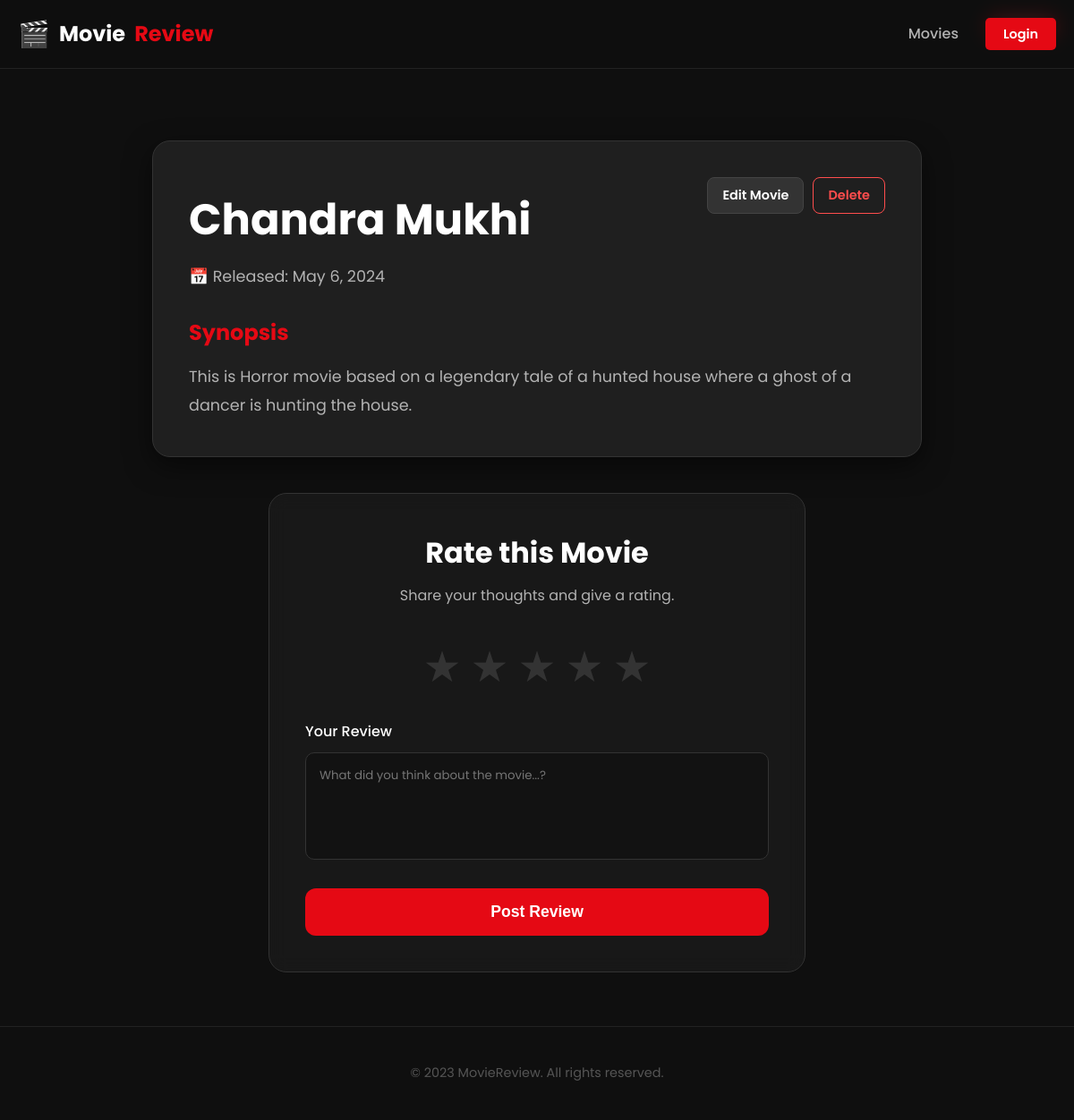
Screenshot of /movie/7 with the database file from the repository.
### core/models.py (models this page shows, shortened)
class Movie(models.Model):
    title = models.CharField(max_length=100)
    description = models.TextField()
    genre = models.ForeignKey(Genre,on_delete=models.CASCADE,related_name="movies")
    released_date = models.DateField()

### core/views.py (the view)
# urls.py: path("movie/<int:id>",movie_detail_view,name="details"),
def movie_detail_view(request,id):
    print(f"--- DEBUG: View reached for movie ID: {id} ---") # <--- ADD THIS
    movie = get_object_or_404(Movie, id=id)
    return render(request,"main/movie_details.html",{"movie":movie})

### core/models.py (called while the page is built)
    def __str__(self):
        return self.name

### templates/main/movie_details.html (shortened to what this page needs)
{% extends "base.html" %}
{% block content %}
    <div class="details-page">
        <div class="movie-profile">
            <div class="profile-header">
                <div class="movie-info">
                    <span class="genre-badge">{{movie.genre}}</span>
                    <h1>{{movie.title}}</h1>
                    <p class="release-date">📅 Released: {{movie.released_date}}</p>
                </div>
                <div class="admin-controls">
                    <a href="{% url 'edit' movie.id %}" class="btn-edit">Edit Movie</a>
                    <a href="{% url 'delete' movie.id %}" class="btn-delete">Delete</a>
                </div>
            </div>
            <div class="profile-body">
                <h3>Synopsis</h3>
                <p>{{movie.description}}</p>
            </div>
        </div>
        <div class="review-section">
            <div class="review-card">
                <h2>Rate this Movie</h2>
                <p>Share your thoughts and give a rating.</p>
                <form class="rating-form" method="post" action="{% url 'review' movie.id %}">
                    <div class="star-rating">
                        <div class="star-group">
                            <label for="5-star" title="5 stars">★</label>
                        </div>
                        <div class="star-group">
                            <label for="4-star" title="4 stars">★</label>
                        </div>
                        <div class="star-group">
                            <label for="3-star" title="3 stars">★</label>
                        </div>
                        <div class="star-group">
                            <label for="2-star" title="2 stars">★</label>
                        </div>
                        <div class="star-group">
                            <label for="1-star" title="1 star">★</label>
                        </div>
                    </div>
                    <div class="comment-group">
                        <label for="comment">Your Review</label>
                        <textarea name="comment" id="comment" placeholder="What did you think about the movie...?"{{data.comment}}>{{data.comment}}</textarea>
                    </div>
                    <button type="submit" class="btn-submit">Post Review</button>
                </form>
            </div>
        </div>
    </div>
{% endblock %}

### static/css/styles.css (style rules this page uses)
:root { --primary-color: #e50914; --bg-color: #0f0f0f; --header-bg: rgba(15, 15, 15, 0.85); --text-main: #ffffff; --text-dim: #b3b3b3; --transition: all 0.3s ease; }
* { box-sizing: border-box; margin: 0; padding: 0; }
body { background-color: var(--bg-color); color: var(--text-main); font-family: 'Poppins', sans-serif; line-height: 1.6; }
.genre-badge { position: absolute; top: 15px; right: 15px; background: var(--primary-color); color: white; font-size: 0.7rem; font-weight: 700; padding: 4px 12px; border-radius: 20px; text-transform: uppercase; z-index: 1; }
.release-date { font-size: 0.8rem; color: #777; }
.details-page { max-width: 900px; margin: 60px auto; padding: 0 20px; }
.movie-profile { background: #1f1f1f; border-radius: 20px; padding: 40px; border: 1px solid #333; box-shadow: 0 10px 30px rgba(0,0,0,0.5); margin-bottom: 40px; }
.profile-header { display: flex; justify-content: space-between; align-items: flex-start; margin-bottom: 30px; }
.movie-info h1 { font-size: 3rem; color: white; margin: 10px 0; }
.genre-badge { background: var(--primary-color); color: white; padding: 5px 15px; border-radius: 20px; font-size: 0.8rem; font-weight: bold; text-transform: uppercase; }
.release-date { color: var(--text-dim); font-size: 1.1rem; }
.admin-controls { display: flex; gap: 10px; }
.btn-edit, .btn-delete { text-decoration: none; padding: 8px 16px; border-radius: 8px; font-size: 0.9rem; font-weight: 600; transition: 0.3s; }
.btn-edit { background: #333; color: white; border: 1px solid #444; }
.btn-delete { background: transparent; color: #ff4d4d; border: 1px solid #ff4d4d; }
.profile-body h3 { color: var(--primary-color); margin-bottom: 15px; font-size: 1.5rem; }
.profile-body p { color: var(--text-dim); line-height: 1.8; font-size: 1.1rem; }
.review-section { display: flex; justify-content: center; }
.review-card { background: rgba(31, 31, 31, 0.6); backdrop-filter: blur(10px); border: 1px solid #333; padding: 40px; border-radius: 20px; width: 100%; max-width: 600px; text-align: center; }
.review-card h2 { font-size: 2rem; margin-bottom: 10px; }
.review-card p { color: var(--text-dim); margin-bottom: 30px; }
.star-rating { display: flex; flex-direction: row-reverse; justify-content: center; gap: 10px; margin-bottom: 20px; }
.star-group { display: inline-block; }
.star-group label { font-size: 3rem; color: #333; cursor: pointer; transition: 0.2s; }
.comment-group { text-align: left; margin-bottom: 25px; }
.comment-group label { display: block; margin-bottom: 10px; color: white; font-weight: 500; }
.comment-group textarea { width: 100%; padding: 15px; background: #121212; border: 1px solid #333; border-radius: 10px; color: white; font-family: 'Poppins', sans-serif; resize: none; height: 120px; transition: 0.3s; }
.btn-submit { width: 100%; background: var(--primary-color); color: white; border: none; padding: 15px; border-radius: 10px; font-size: 1.1rem; font-weight: 600; cursor: pointer; transition: 0.3s; }
.btn-submit { flex: 2; background: var(--primary-color); color: white; border: none; padding: 16px; border-radius: 12px; font-size: 1.1rem; font-weight: 600; cursor: pointer; transition: 0.3s; }

### rows the page displays
Movie: title "Chandra Mukhi", released_date "May 6, 2024", description "This is Horror movie based on a legendary tale of a hunted house where a ghost of a dancer is hunting the house."
